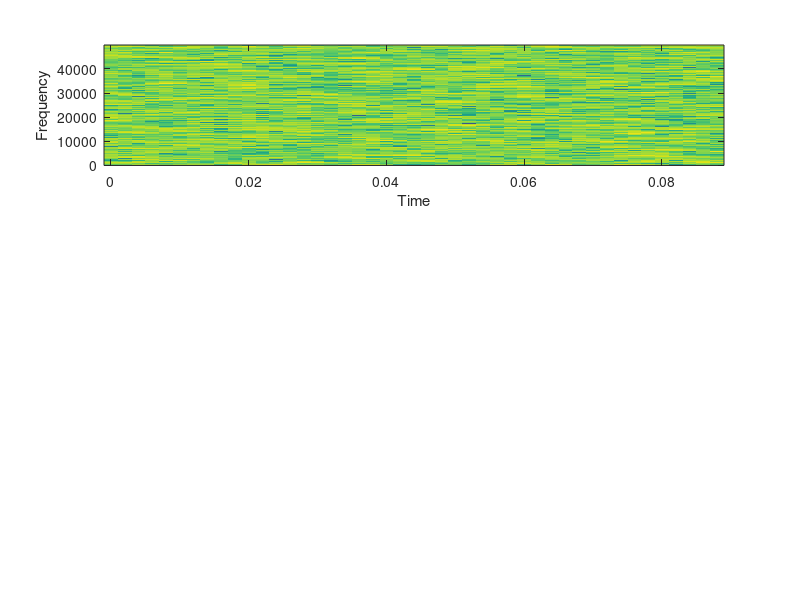

Write the MATLAB code that produced this figure. (Note: this script raises an error after producing the figure.)
%function getnotchcheb(Fs,fstop1,notchwidth,Rs
close all;
Fs = 100e3
x = 2e-5*10^(100/20)*randn(1,Fs/10);
xstep=ceil(2*Fs/1000);    # one spectral slice every 20 ms
window=ceil(10*Fs/1000); # 10 ms data window
subplot(3,1,1);
specgram(x, 2^nextpow2(window), Fs, window, window-xstep);

%notchwidth=1; n=9
%notchwidth=1/2; n=9
%notchwidth=1/4; n=7

Rs= 30; % dB
fstop2=12.5e3;
fstop1 = fstop2-notchwidth*fstop2		
		
Ws1 = fstop1/(Fs/2)
Ws2 = fstop2/(Fs/2)
Wp1 = 0
Wp2 = 1
Rp=0.5

% Find the best order for filter
%[n, Wc] = cheb2ord([Wp1, Wp2], [Ws1, Ws2], Rp, Rs)
% Band pass (Ws1<Wp1<Wp2<Ws2) or band reject (Wp1<Ws1<Ws2<Wp2)
%filter design. Wp gives the edges of the pass band, and Ws gives
%the edges of the stop band.
% [n, Wc] = cheb2ord (1000/(Fs/2), 1200/(Fs/2), 0.5, Rs);
[b, a] = cheby2(n, Rs, [Ws1, Ws2], 'stop');
  # band reject filter with edges pi*Wl and pi*Wh radians
%[b, a] = cheby2 (n, 29, Wc);
subplot(3,1,2)
 [h, w] = freqz (b, a, [], Fs);
 plot (w, 20*log10(abs(h)), ";;");
 ylabel("Attenuation (dB)");
 xlabel("Frequency (Hz)");

subplot(3,1,3)
xx = filter(b,a,x);
specgram(xx, 2^nextpow2(window), Fs, window, window-xstep);

%save("/home/eagerm/Work/cnstellate/TV_notch/Notch-sb6-1oct.dat", "xx");
%print("-depsc2","/home/eagerm/Work/thesis/SimpleResponsesChapter/Notch-sb6-width1oct.eps");
